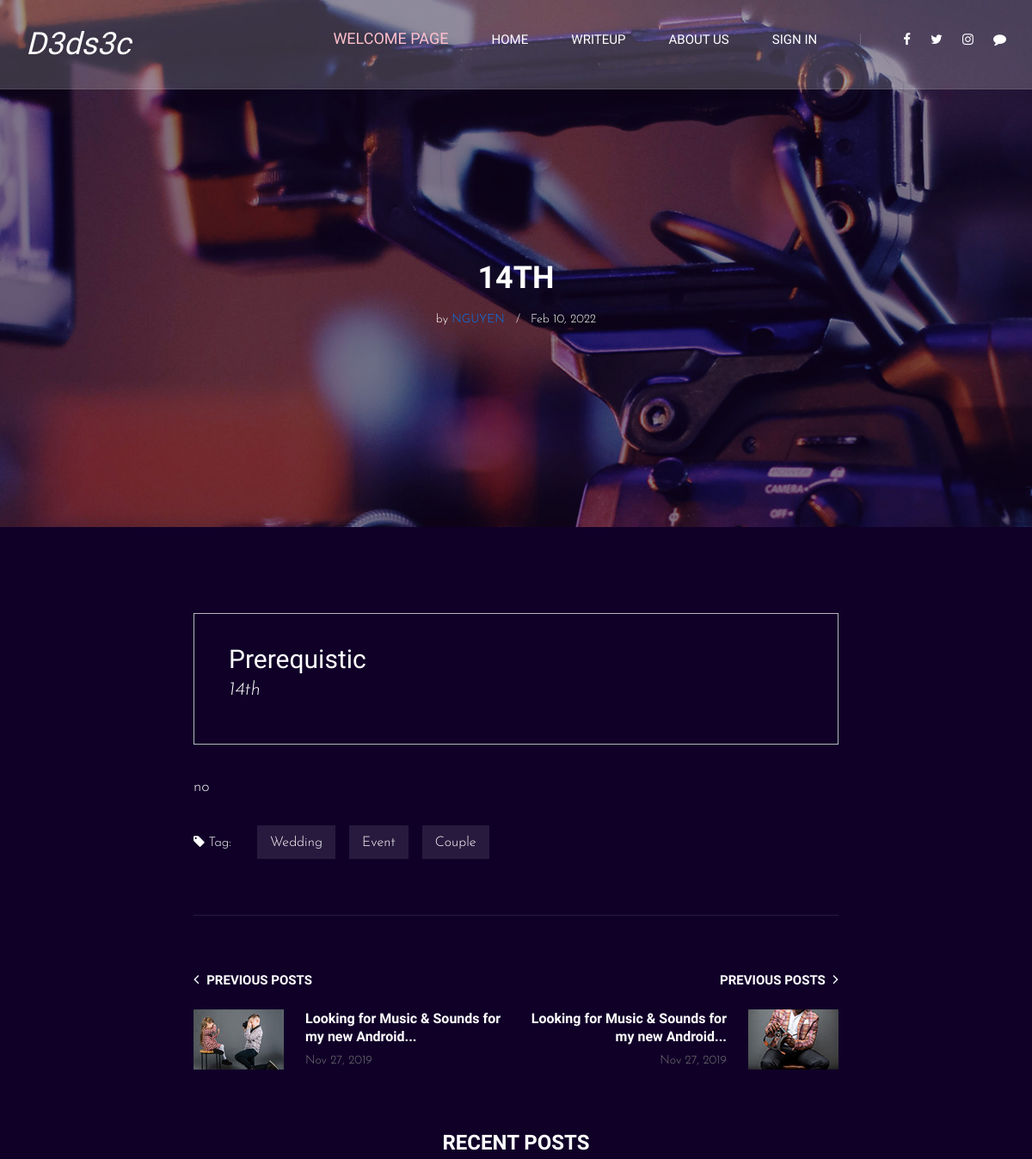
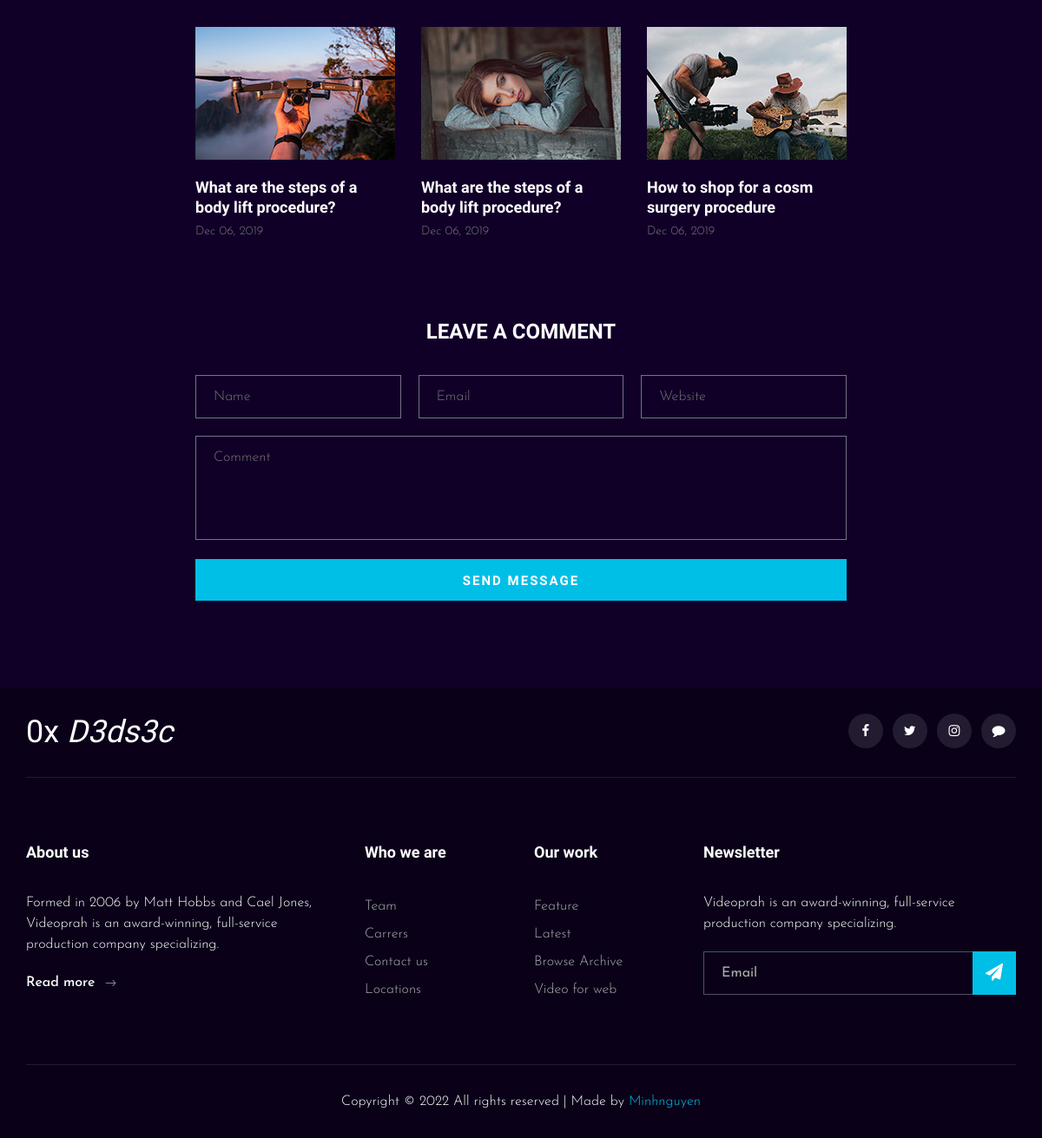
Page /dedsec/writeup/15/ on the committed database (2 pictures, top to bottom).
### writeup/models.py (models this page shows, shortened)
class Writeup(models.Model):
    title = models.CharField(max_length=100)
    prerequis = models.TextField()
    content = models.TextField()
    date_create = models.DateTimeField(default = timezone.now)
    author = models.ForeignKey(User, on_delete=models.CASCADE)

### writeup/views.py (the view)
class WriteupDetail(DeleteView):
    model = Writeup
    context_object_name = 'post'

### writeup/templates/writeup/writeup_detail.html (shortened to what this page needs)
{%extends 'writeup/base.html'%}
{%load static%}
{% block content %}
    <header class="header">
        <div class="container">
            <div class="row">
                <div class="col-lg-2">
                    <div class="header__logo">
                        <a href="./index.html" style="color: white;"><h2 style="color: white;"><em> D3ds3c</em> </h2></a>
                    </div>
                </div>
                <div class="col-lg-10">
                    <div class="header__nav__option">
                        <nav class="header__nav__menu mobile-menu">
                            <ul>
                                <li style="color: red;"><a href="{%url 'welcomehome'%}" > <h5 style="color: pink;">Welcome page</h5></a></li>
                                <li ><a href="{%url 'wuhpage'%}">Home</a></li>
                                <li><a href="{%url 'writeup'%}">Writeup</a>
                                </li>
                                <li><a href="{%url 'aboutus'%}">About us</a></li>
                                {%if user.is_authenticated%}
                                <li><a href="#">Hello, {{user.first_name}}</a>
                                    <ul class="dropdown">
                                        <li><a href="#">Profile</a></li>
                                        <li><a href="{% url 'logout'%}">Log out</a></li>
                                    </ul>
                                </li>
                                {%else%}
                                <li>
                                    <a href="{% url 'login'%}">Sign in</a>
                                </li>
                                {%endif%}
                        </nav>
                        <div class="header__nav__social">
                            <a href="https://www.facebook.com/profile.php?id=100068404994823"><i class="fa fa-facebook"></i></a>
                            <a href="https://twitter.com/phong20031"><i class="fa fa-twitter"></i></a>
                            <a href="https://www.instagram.com/_minh_nguyn/?hl=en"><i class="fa fa-instagram"></i></a>
                            <a href="https://zalo.me/0377075126"><i class="fa fa-youtube-play"></i></a>
                        </div>
                    </div>
                </div>
            </div>
        </div>
    </header>
    <section class="blog-hero spad set-bg" data-setbg="{%static 'writeup/img/blog/blog-hero.jpg'%}">
        <div class="container">
            <div class="row d-flex justify-content-center">
                <div class="col-lg-8">
                    <div class="blog__hero__text">
                        <h2>{{post.title}}</h2>
                        <ul>
                            <li>by <span> <a href="#">{{post.author.first_name}}</a> </span></li>
                            <li>{{post.date_create|date:"M d, Y"}}</li>
                        </ul>
                    </div>
                </div>
            </div>
        </div>
    </section>
    <div class="blog-details spad">
        <div class="container">
            <div class="row d-flex justify-content-center">
                <div class="col-lg-8">
                    <div class="blog__details__content">
                        <div class="blog__details__quote">
                                <h3 style="color: white;"> Prerequistic</h3>
                            <p style="color: white;">    {{post.prerequis}}</p>
                        </div>
                        <div class="blog__details__text">
                            <p>{{post.content}}</p>
                        </div>
                        <div class="blog__details__tags">
                            <span><i class="fa fa-tag"></i> Tag:</span>
                            <a href="#">Wedding</a>
                            <a href="#">Event</a>
                            <a href="#">Couple</a>
                        </div>
                        <div class="blog__details__option">
                            <div class="row">
                                <div class="col-lg-6 col-md-6 col-sm-6">
                                    <a href="#" class="blog__details__option__item">
                                        <h5><i class="fa fa-angle-left"></i> Previous posts</h5>
                                        <div class="blog__details__option__item__img">
                                            <img src="img/blog/prev.jpg" alt="">
                                        </div>
                                        <div class="blog__details__option__item__text">
                                            <h6>Looking for Music & Sounds for my new Android...</h6>
                                            <span>Nov 27, 2019</span>
                                        </div>
                                    </a>
                                </div>
                                <div class="col-lg-6 col-md-6 col-sm-6">
                                    <a href="#" class="blog__details__option__item blog__details__option__item--right">
                                        <h5>Previous posts <i class="fa fa-angle-right"></i></h5>
                                        <div class="blog__details__option__item__img">
                                            <img src="img/blog/next.jpg" alt="">
                                        </div>
                                        <div class="blog__details__option__item__text">
                                            <h6>Looking for Music & Sounds for my new Android...</h6>
                                            <span>Nov 27, 2019</span>
                                        </div>
                                    </a>
                                </div>
                            </div>
                        </div>
                        <div class="blog__details__recent">
                            <h4>Recent Posts</h4>
                            <div class="row">
                                <div class="col-lg-4 col-md-6 col-sm-6">
                                    <div class="blog__details__recent__item">
                                        <img src="img/blog/ri-1.jpg" alt="">
                                        <h5>What are the steps of a body lift procedure?</h5>
                                        <span>Dec 06, 2019</span>
                                    </div>
                                </div>
                                <div class="col-lg-4 col-md-6 col-sm-6">
                                    <div class="blog__details__recent__item">
                                        <img src="img/blog/ri-2.jpg" alt="">
                                        <h5>What are the steps of a body lift procedure?</h5>
                                        <span>Dec 06, 2019</span>
                                    </div>
                                </div>
                                <div class="col-lg-4 col-md-6 col-sm-6">
                                    <div class="blog__details__recent__item">
                                        <img src="img/blog/ri-3.jpg" alt="">
                                        <h5>How to shop for a cosm surgery procedure</h5>
                                        <span>Dec 06, 2019</span>
                                    </div>
                                </div>
                            </div>
                        </div>
                        <div class="blog__details__comment">
                            <h4>Leave a comment</h4>
                            <form action="#">
                                <div class="input__list">
                                    <input type="text" placeholder="Name">
                                    <input type="text" placeholder="Email">
                                    <input type="text" placeholder="Website">
                                </div>
                                <textarea placeholder="Comment"></textarea>
                                <button type="submit" class="site-btn">Send Message</button>
                            </form>
                        </div>
                    </div>
                </div>
            </div>
        </div>
    </div>
    {% endblock %}

### rows in the picture
Writeup: title "14TH", author.first_name "NGUYEN", date_create "Feb 10, 2022", prerequis "14th", content "no"
